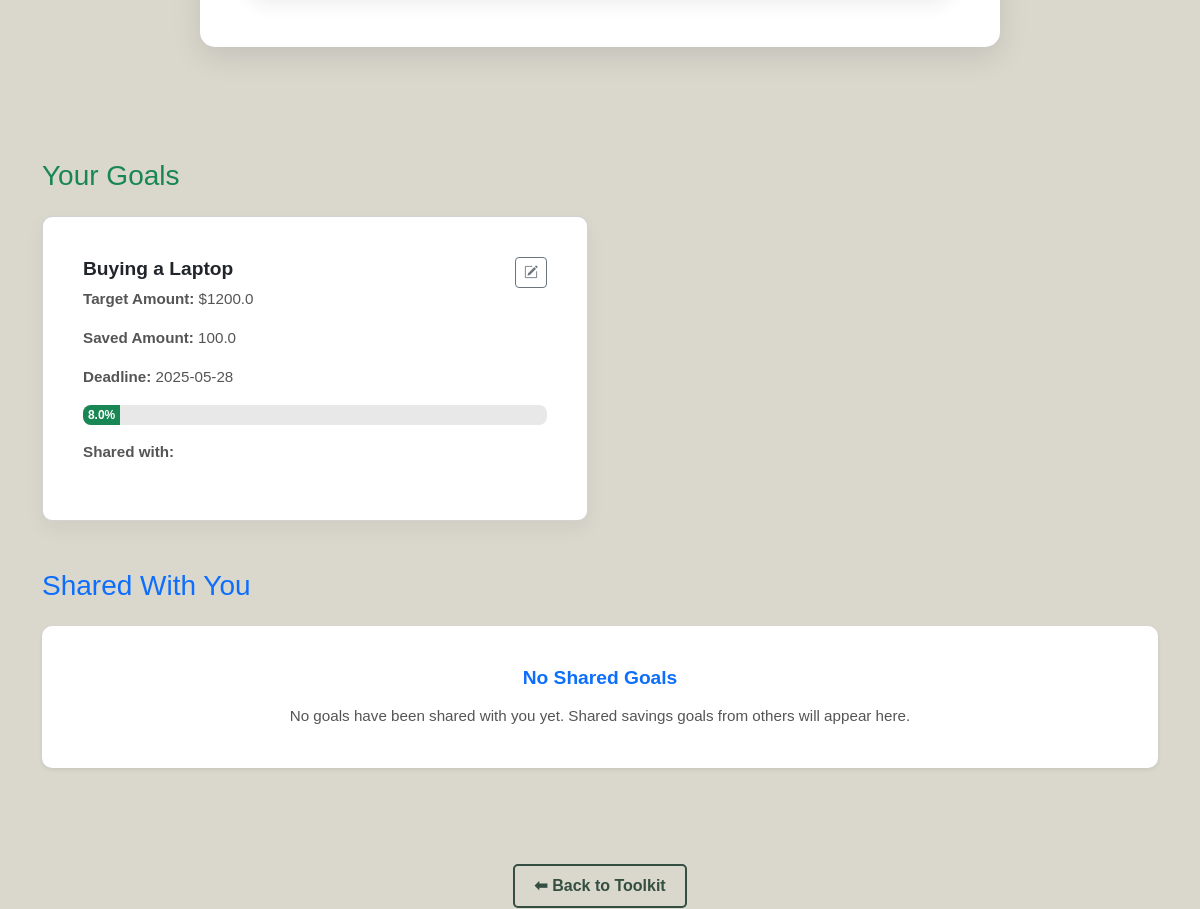
The page /savings-goal-tracker (signed in, middle part) on the database as committed earlier.
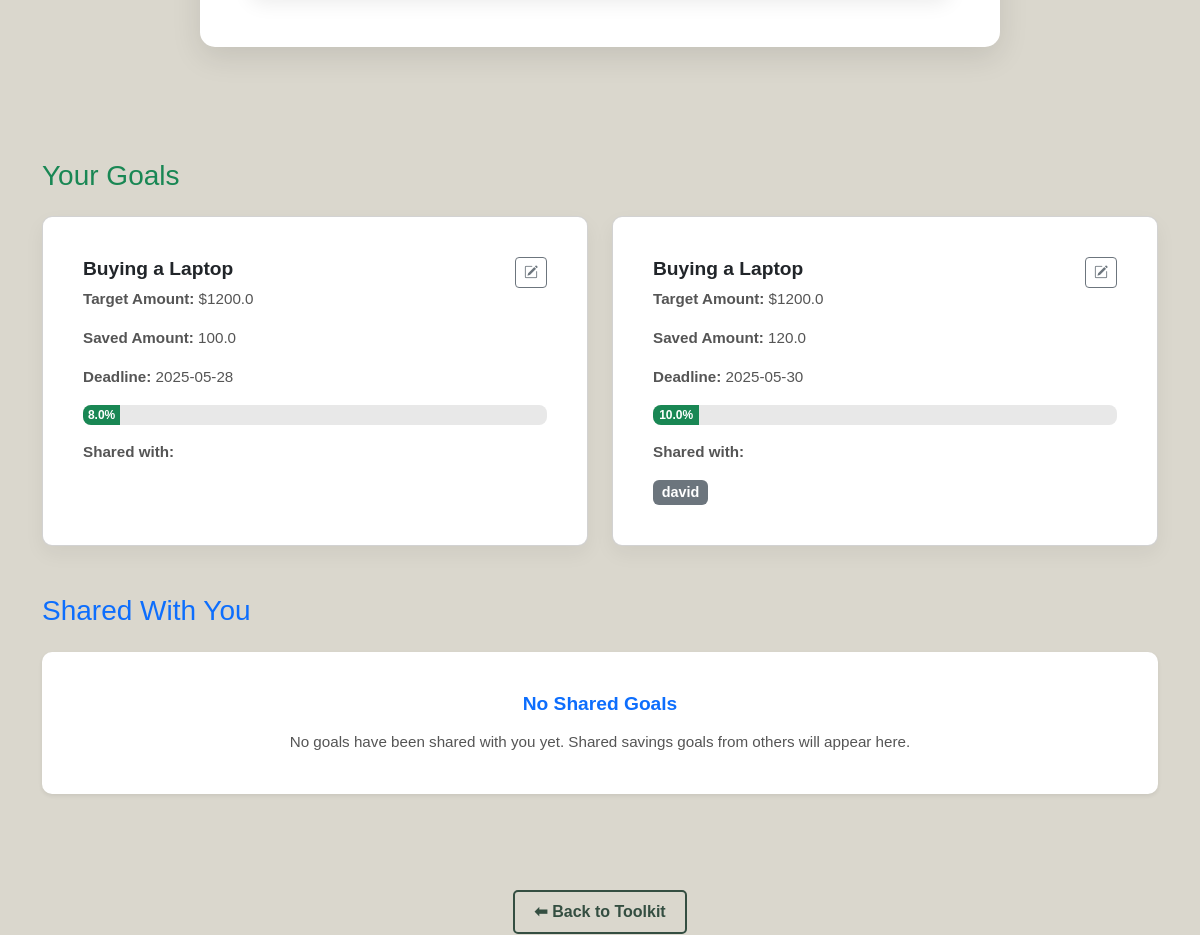
The same page on the database as committed later.
### models/savings_goal.py (models this page shows)
class SavingsGoal(db.Model):
    __tablename__ = 'savings_goals'
    id = db.Column(db.Integer, primary_key=True)
    user_id = db.Column(db.Integer, db.ForeignKey('users.id'), nullable=False)
    goal_name = db.Column(db.String(100), nullable=False)
    target_amount = db.Column(db.Float, nullable=False)
    saved_amount = db.Column(db.Float, default=0.0)
    deadline = db.Column(db.Date, nullable=False)
    created_at = db.Column(db.DateTime, default=datetime.utcnow)
    shares = db.relationship('SavingsGoalShare', backref='savings_goal', lazy=True)
    owner = db.relationship('User', backref='goals')

### models/savings_goal_share.py (models this page shows)
class SavingsGoalShare(db.Model):
    __tablename__ = 'savings_goal_shares'
    id = db.Column(db.Integer, primary_key=True)
    goal_id = db.Column(db.Integer, db.ForeignKey('savings_goals.id'), nullable=False)
    shared_with_user_id = db.Column(db.Integer, db.ForeignKey('users.id'), nullable=False)
    tool_name = db.Column(db.String(100), nullable=False)  # e.g., 'savings_goal', 'future_predictor'
    created_at = db.Column(db.DateTime, default=datetime.utcnow)
    shared_user = db.relationship(
        "User",
        backref="shared_goals",
        primaryjoin="SavingsGoalShare.shared_with_user_id==User.id"
    )
    goal = db.relationship("SavingsGoal", backref="shared_records")

### models/user.py (models this page shows, shortened)
class User(db.Model):
    __tablename__ = 'users'
    id = db.Column(db.Integer, primary_key=True)
    name = db.Column(db.String(100), nullable=False)
    email = db.Column(db.String(100), unique=True, nullable=False)
    password_hash = db.Column(db.String(256), nullable=False)
    created_at = db.Column(db.DateTime, default=datetime.utcnow)

### app.py (the view, shortened to what this page needs)
@app.route('/savings-goal-tracker', methods=['GET', 'POST'])
@login_required_custom
def savings_goal_tracker():
    user_id = session.get('user_id')
    own_goals = SavingsGoal.query.filter_by(user_id=user_id).all()
    shared_goal_ids = [s.goal_id for s in SavingsGoalShare.query.filter_by(shared_with_user_id=user_id).all()]
    shared_goals = SavingsGoal.query.filter(SavingsGoal.id.in_(shared_goal_ids)).all()
    all_users = User.query.filter(User.id != user_id).all()
    return render_template('savings_goal_tracker.html', own_goals=own_goals, shared_goals=shared_goals, users=all_users)

### app.py (called while the page is built)
def login_required_custom(f):
    @wraps(f)
    def decorated_function(*args, **kwargs):
        if 'user_id' not in session:
            flash('please login first', 'warning')
            return redirect(url_for('login'))
        return f(*args, **kwargs)
    return decorated_function

### templates/savings_goal_tracker.html (shortened to what this page needs)
{% extends "layout_user.html" %}
{% block styles %}
<link href="https://cdn.jsdelivr.net/npm/bootstrap@5.3.5/dist/css/bootstrap.min.css" rel="stylesheet">
<link href="https://cdn.jsdelivr.net/npm/bootstrap-icons@1.11.0/font/bootstrap-icons.css" rel="stylesheet">
<link rel="stylesheet" href="{{ url_for('static', filename='css/style.css') }}">
<link rel="stylesheet" href="{{ url_for('static', filename='css/analysis_tools.css') }}">
<link rel="stylesheet" href="{{ url_for('static', filename='css/analysis.css') }}">
{% endblock %}
{% block content %}
<div class="main-content-with-navbar">
    <section class="expense-tracker-section">
        <div class="goal-tracker-box">
        </div>
    </section>
    <div class="container my-5">
        <h3 class="mb-4 text-success">Your Goals</h3>
        <div class="row row-cols-1 row-cols-md-2 g-4">
            {% for goal in own_goals %}
            <div class="col">
                <div class="card goal-card h-100" id="shared-card-{{ goal.id }}">
                    <div class="card-body">
                        <div class="d-flex justify-content-between align-items-start">
                            <h5 class="card-title mb-1">{{ goal.goal_name }}</h5>
                            <a href="{{ url_for('edit_savings_goal', goal_id=goal.id) }}" class="btn btn-sm btn-outline-secondary" title="Edit Goal">
                                <i class="bi bi-pencil-square"></i>
                            </a>
                        </div>
                        <p class="card-text"><strong>Target Amount:</strong> ${{ goal.target_amount }}</p>
                        <p class="card-text"><strong>Saved Amount:</strong> {{ goal.saved_amount }}</p>
                        <p class="card-text"><strong>Deadline:</strong> {{ goal.deadline }}</p>
                        <div class="progress mb-3">
                            {% set progress = (goal.saved_amount / goal.target_amount * 100) | round(0) %}
                            <div class="progress-bar bg-success" style="width: {{ progress }}%;">
                            {{ progress }}%
                            </div>
                        </div>
                        <p class="card-text"><strong>Shared with:</strong></p>
                        <div class="d-flex flex-wrap gap-2">
                        {% for share in goal.shares %}
                            <span class="badge bg-secondary">{{ share.shared_user.name }}</span>
                        {% endfor %}
                        </div>
                    </div>
                </div>
            </div>
            {% endfor %}
        </div>
        <h3 class="mt-5 mb-4 text-primary">Shared With You</h3>
        <div class="row row-cols-1 row-cols-md-2 g-4">
          {% if shared_goals|length == 0 %}
          <div class="col-12 w-100">
            <div class="card goal-card text-center bg-white shadow-sm p-4 border-0">
                <div class="card-body text-muted">
                    <h5 class="card-title text-primary mb-3">No Shared Goals</h5>
                    <p class="card-text">No goals have been shared with you yet. Shared savings goals from others will appear here.</p>
                </div>
            </div>
          </div>
          {% endif %}
        </div>
    </div>
    <div style="display: flex; justify-content: center;" class="my-4">
      <a href="{{ url_for('analysis') }}" class="tool-button">⬅ Back to Toolkit</a>
    </div>
</div>
{% endblock %}

Rows that differ between the two databases and show on the page:
added SavingsGoal: goal_name "Buying a Laptop", target_amount "1200.0", saved_amount "120.0", deadline "2025-05-30", progress "10.0"
added SavingsGoalShare: shared_user.name "david"
